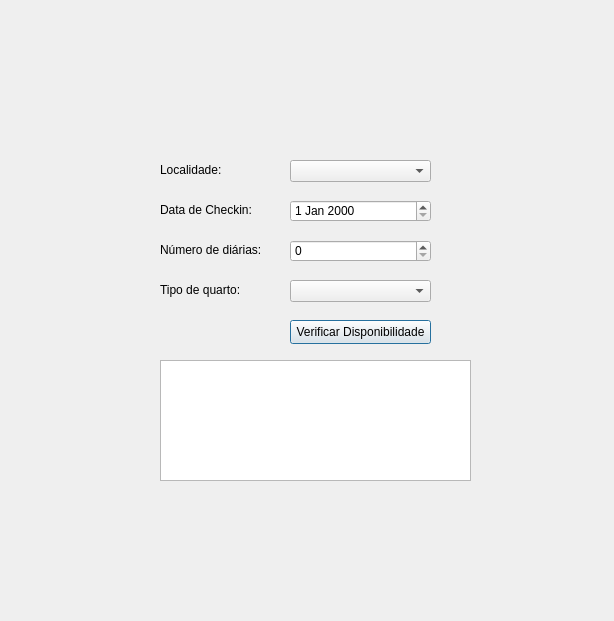
<?xml version="1.0" encoding="UTF-8"?>
<ui version="4.0">
 <class>DialogConsulta</class>
 <widget class="QDialog" name="DialogConsulta">
  <property name="geometry">
   <rect>
    <x>0</x>
    <y>0</y>
    <width>614</width>
    <height>621</height>
   </rect>
  </property>
  <property name="windowTitle">
   <string>Dialog</string>
  </property>
  <widget class="QLabel" name="label">
   <property name="geometry">
    <rect>
     <x>160</x>
     <y>160</y>
     <width>111</width>
     <height>20</height>
    </rect>
   </property>
   <property name="text">
    <string>Localidade:</string>
   </property>
  </widget>
  <widget class="QDateEdit" name="dateCheckin">
   <property name="geometry">
    <rect>
     <x>290</x>
     <y>200</y>
     <width>141</width>
     <height>22</height>
    </rect>
   </property>
  </widget>
  <widget class="QComboBox" name="comboLocalidade">
   <property name="geometry">
    <rect>
     <x>290</x>
     <y>160</y>
     <width>141</width>
     <height>22</height>
    </rect>
   </property>
  </widget>
  <widget class="QTextEdit" name="textResumo">
   <property name="geometry">
    <rect>
     <x>160</x>
     <y>360</y>
     <width>311</width>
     <height>121</height>
    </rect>
   </property>
  </widget>
  <widget class="QSpinBox" name="spinDiarias">
   <property name="geometry">
    <rect>
     <x>290</x>
     <y>240</y>
     <width>141</width>
     <height>22</height>
    </rect>
   </property>
  </widget>
  <widget class="QLabel" name="label_2">
   <property name="geometry">
    <rect>
     <x>160</x>
     <y>200</y>
     <width>111</width>
     <height>20</height>
    </rect>
   </property>
   <property name="text">
    <string>Data de Checkin:</string>
   </property>
  </widget>
  <widget class="QComboBox" name="comboTipoQuarto">
   <property name="geometry">
    <rect>
     <x>290</x>
     <y>280</y>
     <width>141</width>
     <height>22</height>
    </rect>
   </property>
  </widget>
  <widget class="QLabel" name="label_4">
   <property name="geometry">
    <rect>
     <x>160</x>
     <y>280</y>
     <width>111</width>
     <height>20</height>
    </rect>
   </property>
   <property name="text">
    <string>Tipo de quarto:</string>
   </property>
  </widget>
  <widget class="QLabel" name="label_3">
   <property name="geometry">
    <rect>
     <x>160</x>
     <y>240</y>
     <width>111</width>
     <height>20</height>
    </rect>
   </property>
   <property name="text">
    <string>Número de diárias:</string>
   </property>
  </widget>
  <widget class="QPushButton" name="btnConsultarDisponibilidade">
   <property name="geometry">
    <rect>
     <x>290</x>
     <y>320</y>
     <width>141</width>
     <height>24</height>
    </rect>
   </property>
   <property name="text">
    <string>Verificar Disponibilidade</string>
   </property>
  </widget>
 </widget>
 <resources/>
 <connections/>
</ui>
